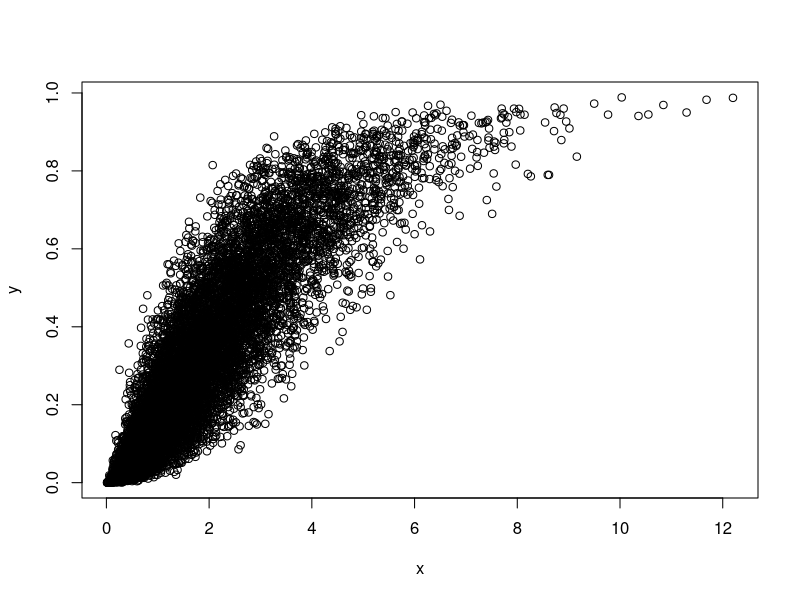

This chart was generated by the following R code:
require(mvtnorm)

#define the correlation matrix
S <- matrix(c(1,.9,.9,1),2,2)

#create a set of random, guaussian variable correlated according to the matrix
AB <- rmvnorm(mean=c(0,0),sig=S,n=10000)

#convert the variables to a uniform distribution
#check using hist(U[,1]) or hist(U[,2])
U <- pnorm(AB)

#convert the variables to different distributions
x <- qgamma(U[,1],2) #x is gamma distributed
y <- qbeta(U[,2],1,2) #y is beta distributed

#plot the variables to see that they correlate
plot(x,y)

#check the variable correlation
cor(x,y)


